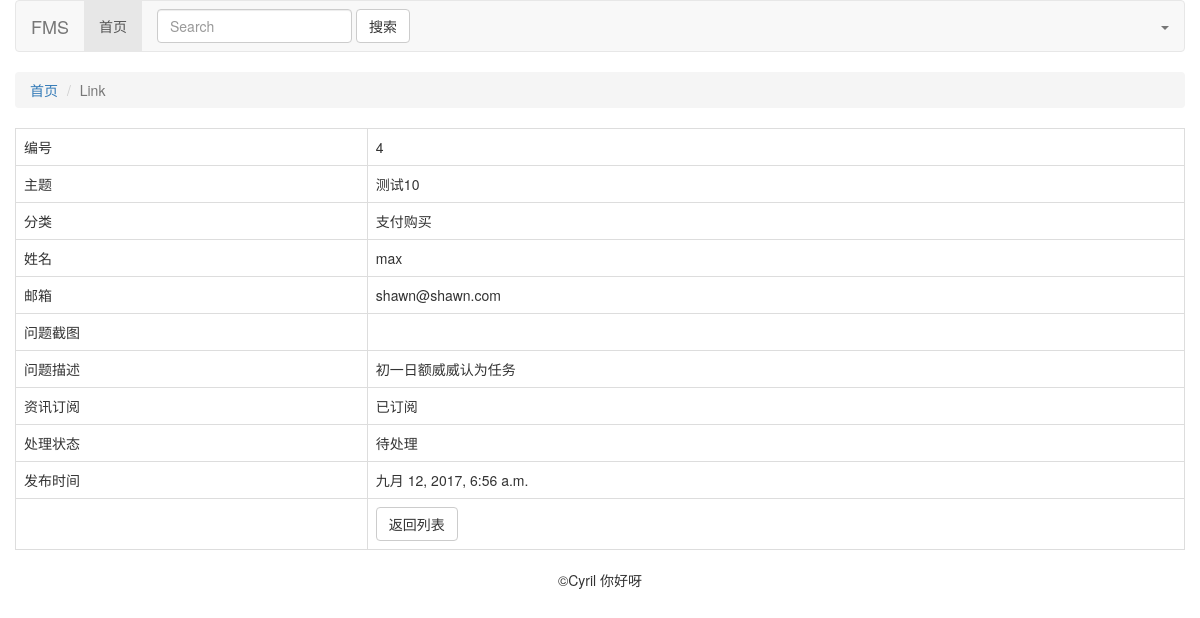
Page /feedback/4/ on the committed database.
### feedback/models.py (models this page shows)
class Feedback(models.Model):
    CATEGORIES = (
        ('产品质量', '产品质量'),
        ('网站使用', '网站使用'),
        ('支付购买', '支付购买'),
        ('客户服务', '客户服务'),
    )
    STATUS = (
        ('待处理', '待处理'),
        ('处理中', '处理中'),
        ('已处理', '已处理'),
    )
    subject = models.CharField('主题', max_length=100)
    category = models.CharField('分类', choices=CATEGORIES, max_length=20)
    username = models.CharField('姓名', max_length=20)
    email = models.EmailField('邮箱', max_length=200)
    screenshot = models.FileField('问题截图', upload_to='uploads/')
    description = models.TextField('问题描述')
    subscription = models.BooleanField('订阅资讯', default=True)
    status = models.CharField('处理状态', choices=STATUS, max_length=20)
    posted_time = models.DateTimeField('提交时间', auto_now_add=True)

### feedback/views.py (the view)
# urls.py: url(r'^(?P<fid>\d{1,4})/$', view=views.feedback_detail, name='feedback_detail'),
def feedback_detail(request, fid):
    feedback = get_object_or_404(Feedback, pk=fid)
    return render(request, 'feedback/feedback-detail.html', {'item': feedback})

### feedback/templates/feedback/feedback-detail.html
{% extends 'feedback/base.html' %}
{% block main_content %}
    <table class="table table-bordered">
        <tr>
            <td>编号</td>
            <td>{{ item.id }}</td>
        </tr>
        <tr>
            <td>主题</td>
            <td>{{ item.subject }}</td>
        </tr>
        <tr>
            <td>分类</td>
            <td>{{ item.category }}</td>
        </tr>
        <tr>
            <td>姓名</td>
            <td>{{ item.username }}</td>
        </tr>
        <tr>
            <td>邮箱</td>
            <td>{{ item.email }}</td>
        </tr>
        <tr>
            <td>问题截图</td>
            <td>{{ item.screenshot }}</td>
        </tr>
        <tr>
            <td>问题描述</td>
            <td>{{ item.description }}</td>
        </tr>
        <tr>
            <td>资讯订阅</td>
            <td>{{ item.subscription|yesno:'已订阅,未订阅' }}</td>
        </tr>
        <tr>
            <td>处理状态</td>
            <td>{{ item.status }}</td>
        </tr>
        <tr>
            <td>发布时间</td>
            <td>{{ item.posted_time }}</td>
        </tr>
        <tr>
            <td></td>
            <td>
                <a href="{% url 'feedback:feedback_list' %}" class="btn btn-default">返回列表</a>
            </td>
        </tr>
    </table>
{% endblock %}

### rows in the picture
Feedback: id "4", subject "测试10", category "支付购买", username "max", email "shawn@shawn.com", description "初一日额威威认为任务", subscription "已订阅", status "待处理", posted_time "九月 12, 2017, 6:56 a.m."
